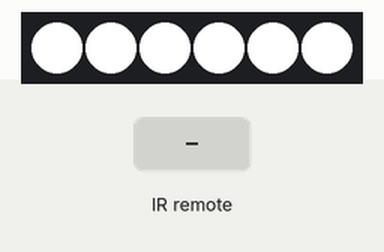
Simulated run of this sketch. Board: Arduino Uno, built with avr-gcc and run on an emulated ATmega328P. Shown: 6 RGB LEDs in strip order, left to right. Inputs (shaded band) come from the test bench. Dim RGB values are drawn brighter than linear.

Above: at 2.2 s.
4.0 s: infrared code 0x1FEF807 received
At 4.8 s:
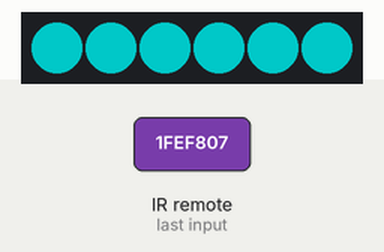
5.5 s: infrared code 0x1FE40BF received
At 5.9 s:
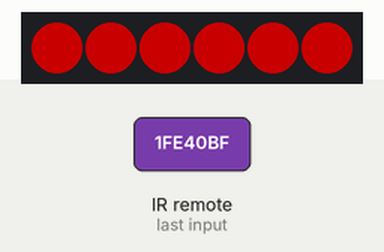
7.0 s: infrared code 0x1FE708F received
At 8.2 s:
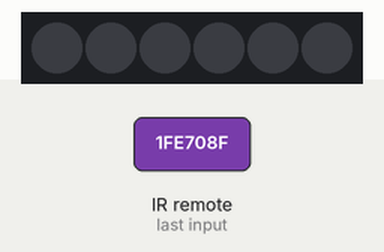
8.5 s: infrared code 0x1FE807F received
At 9.4 s:
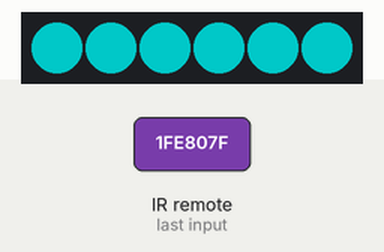
Timing chart, 0 to 11.0 s (numbered marks = the images above; inputs shaded):
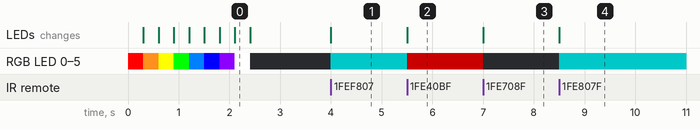

Measured:
- after the input at 4.0 s, RGB LED 0–5: off → RGB(0, 100, 100) at once; the LEDs: change at once (image 1)
- after the input at 5.5 s, RGB LED 0–5: RGB(0, 100, 100) → RGB(100, 0, 0) at once; the LEDs: change at once (image 2)
- after the input at 7.0 s, RGB LED 0–5: RGB(100, 0, 0) → off at once; the LEDs: change at once (image 3)
- after the input at 8.5 s, RGB LED 0–5: off → RGB(0, 100, 100) at once; the LEDs: change at once (image 4)

The sketch:

IR_Receive_LED.ino
```cpp
#include <IRremote.h>
#include <Adafruit_NeoPixel.h>

#define PIN 6
#define RECV_PIN 10

//遥控器按键编码定义
#define INCREASE 0x1FEF807    //增加+
#define DECREASE 0x1FE708F   //减少-
#define NUM_0 0xFF6897      //数字0
#define NUM_1 0x1FE807F      //数字1
#define NUM_2 0x1FE40BF      //数字2
#define NUM_3 0x1FEC03F      //数字3
#define NUM_4 0x1FE20DF      //数字4
#define NUM_5 0x1FEA05F      //数字5
#define NUM_6 0x1FE609F      //数字6
#define NUM_7 0x1FEE01F      //数字7
#define NUM_8 0x1FE10EF      //数字8
#define NUM_9 0x1FE906F      //数字9

Adafruit_NeoPixel strip = Adafruit_NeoPixel(6, PIN, NEO_GRB + NEO_KHZ800);

IRrecv irrecv(RECV_PIN);
decode_results results;

#define val_max 255
#define val_min 0

int pos = 8, color = 100;

uint32_t color_n[9] =
{
  strip.Color(255, 0, 0),
  strip.Color(248, 141, 30),
  strip.Color(255, 255, 0),
  strip.Color(0, 255, 0),
  strip.Color(0, 127, 255),
  strip.Color(0, 0, 255),
  strip.Color(139, 0, 255),
  strip.Color(255, 255, 255),
  strip.Color(0, 0, 0)
};
uint32_t color_m[9][3] =
{
  {0, 255, 255},
  {255, 0, 0},
  {248, 141, 30},
  {255, 255, 0},
  {0, 255, 0},
  {0, 127, 255},
  {0, 0, 255},
  {139, 0, 255},
  {255, 255, 255}
};

void setup() {
  // put your setup code here, to run once:
  strip.begin();
  strip.show(); // Initialize all pixels to 'off'
  irrecv.enableIRIn(); // Start the receiver
  for (int i = 0; i < 9; i++)
  {
    colorSetall(color_n[i]);
    delay(300);
  }
}

void loop() {
  // put your main code here, to run repeatedly:
  if (irrecv.decode(&results))
  {
    Serial.println(results.value, HEX);
    switch (results.value)
    {
      case INCREASE:
//        color += 50;
//        if (color > 250)
//          color = 250;
        color = 100;
        pos = 0;
        break;
      case DECREASE:
//        color -= 50;
//        if (color < 0)
//          color = 0;
        color = 0;
        pos = 0;
        break;
      case NUM_1:
        color = 100;
        pos = 0;
        break;
      case NUM_2:
        pos = 1;
        color = 100;
        break;
      case NUM_3:
        pos = 2;
        color = 100;
        break;
      case NUM_4:
        pos = 3;
        color = 100;
        break;
      case NUM_5:
        pos = 4;
        color = 100;
        break;
      case NUM_6:
        pos = 5;
        color = 100;
        break;
      case NUM_7:
        pos = 6;
        color = 100;
        break;
      case NUM_8:
        pos = 7;
        color = 100;
        break;
      case NUM_9:
        pos = 8;
        color = 100;
        break;
      default:
        break;
    }
    irrecv.resume(); // Receive the next value
    colorSetall(strip.Color(map(color, val_min, val_max, 0, color_m[pos][0]),
                            map(color, val_min, val_max, 0, color_m[pos][1]),
                            map(color, val_min, val_max, 0, color_m[pos][2])));
  }
}

void colorSetall(uint32_t c) {
  for (uint16_t i = 0; i < strip.numPixels(); i++) {
    strip.setPixelColor(i, c);
  }
  strip.show();
}
```
